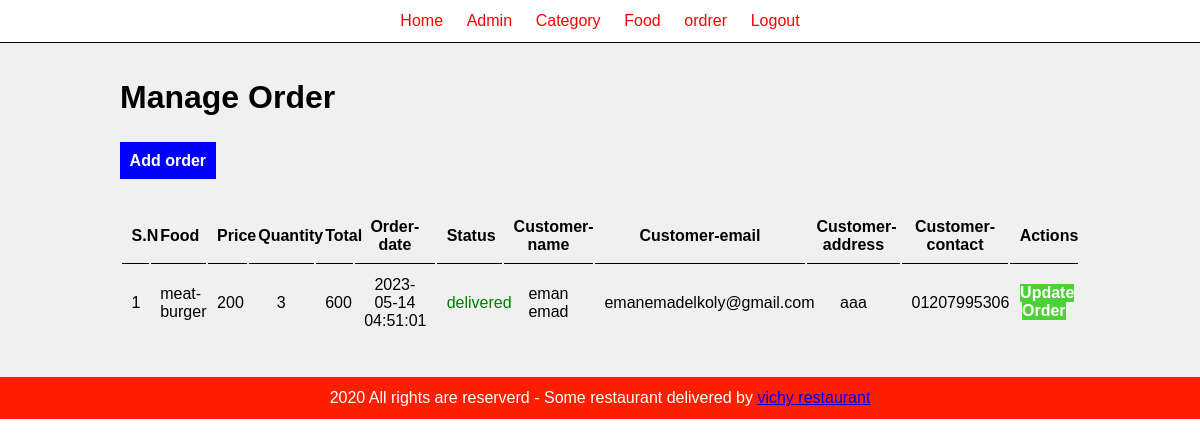
/food-order/admin/manage.order.php, run on the app's committed database.
### tables this page shows
CREATE TABLE `tbl_order` (
  `id` int(10) UNSIGNED NOT NULL,
  `food` varchar(100) NOT NULL,
  `price` decimal(10,0) NOT NULL,
  `qunantity` int(11) NOT NULL,
  `total` decimal(10,0) NOT NULL,
  `order_date` datetime NOT NULL,
  `status` varchar(50) NOT NULL,
  `customer_name` varchar(100) NOT NULL,
  `customer_contact` varchar(20) NOT NULL,
  `customer_email` varchar(150) NOT NULL,
  `customer_address` varchar(255) NOT NULL
);

### food-order/admin/manage.order.php (the view, shortened to what this page needs)
<?php include("partials/menu.php") ?>
<?php include("config/constrain.php") ?>
<div class="category">
    <div class="wrapper">
        <h1>Manage Order</h1>
        <br><br>
        <a class="btn-1" href="add.order.php">Add order</a>
        <br><br><br>
        <table class="table-admin">
            <tr>
                <th>S.N</th>
                <th>Food</th>
                <th>Price</th>
                <th>Quantity</th>
                <th>Total</th>
                <th>Order-date</th>
                <th>Status</th>
                <th>Customer-name</th>
                <th>Customer-email</th>
                <th>Customer-address</th>
                <th>Customer-contact</th>
                <th>Actions</th>
            </tr>
            <?php
            $sql = "SELECT * from tbl_order ORDER BY id DESC";
            $res = mysqli_query($dbc, $sql);
            $count = mysqli_num_rows($res);
            $idi = 1;
            if ($res) {
                if ($count > 0) {
                    while ($rows = mysqli_fetch_assoc($res)) {
                        $food = $rows['food'];
                        $id = $rows['id'];
                        $quantity = $rows['qunantity'];
                        $price = $rows['price'];
                        $full_name = $rows['customer_name'];
                        $email = $rows['customer_email'];
                        $contact = $rows['customer_contact'];
                        $address = $rows['customer_address'];
                        $total = $rows['total'];
                        $date = $rows['order_date'];
                        $status = $rows['status'];
            ?>
                        <tr>
                            <td><?php echo $idi++ ?></td>
                            <td><?php echo $food ?></td>
                            <td><?php echo $price ?></td>
                            <td><?php echo $quantity ?></td>
                            <td><?php echo $total ?></td>
                            <td><?php echo $date ?></td>
                            <td>
                                <?php
                                if ($status == 'ordered') echo "<div style='color: orange;'>ordered</div>";
                                else  if ($status == 'delivered') echo "<div style='color: green;'>delivered</div>";
                                else if ($status == 'ordered') echo "<div style='color: black;'>on delivery</div>";
                                else if ($status == 'ordered') echo "<div style='color: yellow;'>canceled</div>";
                                ?>
                            </td>
                            <td><?php echo $full_name ?></td>
                            <td><?php echo $email ?></td>
                            <td><?php echo $address ?></td>
                            <td><?php echo $contact ?></td>
                            <td>
                                <a class="btn-2" href="update.order.php?id=<?php echo $id ?>">Update Order</a>
                            </td>
                        </tr>
                    <?php
                    }
                }
            }
            ?>
        </table>
    </div>
</div>
<?php include("partials/footer.php") ?>

### food-order/css/admin.css (style rules this page uses)
* { margin: 0 0; padding: 0 0; font-family: Arial, Helvetica, sans-serif; }
.wrapper { border: 0px solid black; padding: 1%; width: 80%; margin: 0 auto; }
.category { background-color: rgba(192, 197, 192, 0.253); padding: 2% 0%; }
.table-admin { width: 100%; }
.btn-1 { background-color: blue; padding: 1%; text-decoration: none; color: white; font-weight: bold; border-color: blue; }
.btn-2 { background-color: #4cd137; border-color: #44bd32; padding: 1%; text-decoration: none; color: white; font-weight: bold; }
table tr th { border-bottom: 1px solid black; padding: 1%; text-align: center; }
table tr td { padding: 1%; text-align: center; }

### data on the page
tbl_order: food "meat-burger", price "200", qunantity "3", total "600", order_date "2023-05-14 04:51:01", status "delivered", customer_name "eman emad", customer_email "emanemadelkoly@gmail.com", customer_address "aaa", customer_contact "01207995306"
